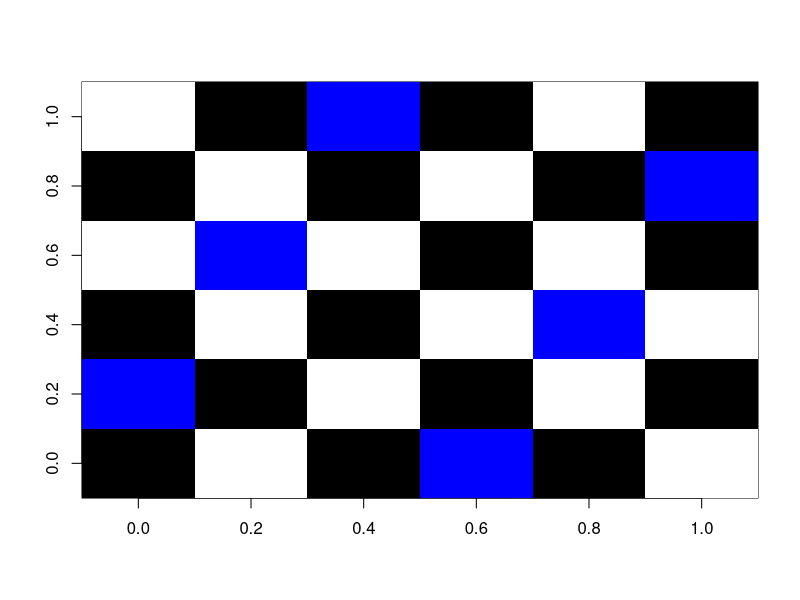

Source code (R):
checkdiagonal <- function(mat,pos,inc){
  while(pos[2]>0 & pos[1]<=N & pos[1]>=1 & pos[2]<=N){
    if(mat[pos[1],pos[2]] == 1) return(FALSE)
    pos = pos + inc
  }
  return(TRUE)
}

isvalid <- function(mat,row,col){
  if(mat[row,col]==1) return(FALSE)
  for(j in 1:N){ #check row
    if(mat[row,j]==1) return(FALSE)
  }
  for(i in 1:N){ #check column
    if(mat[i,col]==1) return(FALSE)
  }
  if(checkdiagonal(mat,c(row,col),c(1,1))&
     checkdiagonal(mat,c(row,col),c(-1,-1)) &
     checkdiagonal(mat,c(row,col),c(1,-1))&
     checkdiagonal(mat,c(row,col),c(-1,1)) )
    return(TRUE)
  else return(FALSE)
}

print_list <- function(list){
  for(i in 1:dim(list)[1]){
    for(j in 1:dim(list)[2]){
      cat(list[i,j]," ")
    }
    cat("\n")
  }
}

plot_board <- function(list){
  c = rep(1:0,N/2)
  c = c(c,rep(0:1,N/2))
  board = matrix(rep(c,(N*N)/length(c)),N,N,byrow=TRUE)
  for(row in 1:dim(list)[1]){
    board[list[row,][1],list[row,][2]] = 2
  }
  #print_list(board)
  image(board, col=c("white","black","blue"))
}

nqueens <- function(mat,n,list){
  if(n==0){
    print_list(mat)
    cat("\n")
    plot_board(list)
    #print_list(list)
    return(TRUE)
  }
  else{
    for(i in 1:N){
      for(j in 1:N){
        if(isvalid(mat,i,j)){
          mat[i,j] = 1
          list[N-n+1,] = c(i,j)
          if(nqueens(mat,n-1,list)==TRUE) 
            return(TRUE)
          else{
            mat[i,j] = 0
            list[N-n+1,] = c(0,0)
          }
        }
      }
    }
    return(FALSE)
  }
}

N = 6
matr = matrix(0, nrow=N, ncol=N)
queen_pos = matrix(0, nrow=N, ncol=2)

nqueens(matr,N,queen_pos)

